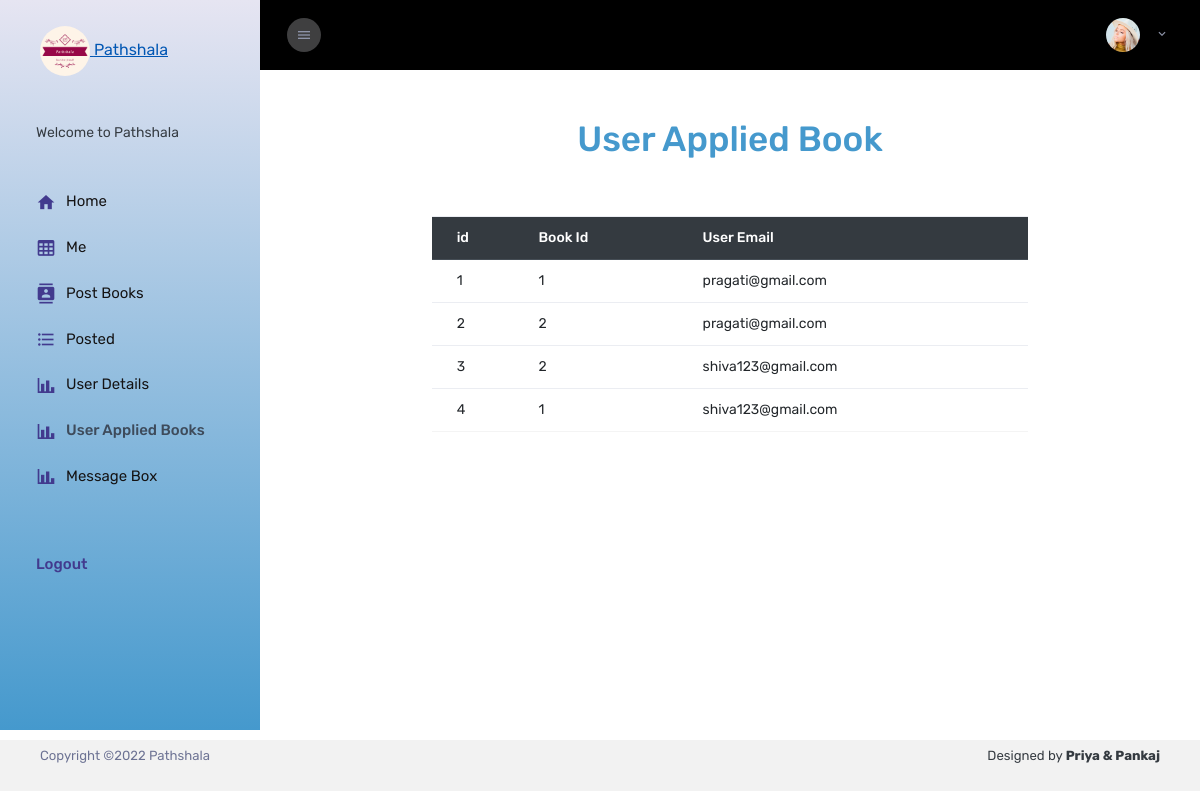
The app's page /Admin/user_applied.php with its own data.
### tables this page shows
CREATE TABLE `bookapplied` (
  `id` int(11) NOT NULL,
  `bid` int(10) NOT NULL,
  `useremail` varchar(255) NOT NULL
);

### Admin/user_applied.php (the view, shortened to what this page needs)
<!DOCTYPE html>
<html lang="en">
  <head>
    <link rel="stylesheet" href="assets/vendors/mdi/css/materialdesignicons.min.css" />
    <link rel="stylesheet" href="assets/vendors/flag-icon-css/css/flag-icon.min.css" />
    <link rel="stylesheet" href="assets/vendors/css/vendor.bundle.base.css" />
    <link rel="stylesheet" href="assets/vendors/font-awesome/css/font-awesome.min.css" />
   <link rel="stylesheet" href="assets/css/style.css" />
    <link rel="stylesheet" href="https://cdnjs.cloudflare.com/ajax/libs/font-awesome/6.0.0/css/all.min.css">
  </head>
  <body>
    <div class="container-scroller">
      <nav class="sidebar sidebar-offcanvas" id="sidebar">
        <div class="text-center sidebar-brand-wrapper d-flex align-items-center">
          <a class="sidebar-brand brand-logo" href="#"><img src="../image/logom.png" id="logo" /> <span>Pathshala</span></a>
         <br><br>
        </div>
        <ul class="nav">
          <li class="nav-item nav-profile">
            <br><br>
              <div class="nav-profile-text d-flex flex-column pr-3">
                <span>Welcome to Pathshala</span><br>
              </div>
          </li>
          <li class="nav-item">
            <a class="nav-link" href="admin_index.php">
              <i class="mdi mdi-home menu-icon"></i>
              <span class="menu-title">Home</span>
            </a>
          </li>
          <li class="nav-item">
            <a class="nav-link" href="admin_detail.php">
              <i class="mdi mdi-table-large menu-icon"></i>
              <span class="menu-title">Me</span>
            </a>
          </li>
          <li class="nav-item">
            <a class="nav-link" href="Post_Books.php">
              <i class="mdi mdi-contacts menu-icon"></i>
              <span class="menu-title">Post Books</span>
            </a>
          </li>
          <li class="nav-item">
            <a class="nav-link" href="posted.php">
              <i class="mdi mdi-format-list-bulleted menu-icon"></i>
              <span class="menu-title">Posted</span>
            </a>
          </li>
          <li class="nav-item">
            <a class="nav-link" href="user_details.php">
              <i class="mdi mdi-chart-bar menu-icon"></i>
              <span class="menu-title">User Details</span>
            </a>
          </li>
          <li class="nav-item">
            <a class="nav-link" href="user_applied.php">
              <i class="mdi mdi-chart-bar menu-icon"></i>
              <span class="menu-title">User Applied Books</span>
            </a>
          </li>
          <li class="nav-item">
            <a class="nav-link" href="message.php">
              <i class="mdi mdi-chart-bar menu-icon"></i>
              <span class="menu-title">Message Box</span>
            </a>
          </li>
          <li class="nav-item sidebar-actions">
            <div class="nav-link">
              <div class="mt-4">
                <ul class="mt-4 pl-0">
                  <a href="logout.php"><li>Logout</li></a>
                </ul>
              </div>
            </div>
          </li>
        </ul>
      </nav>
      <div class="container-fluid page-body-wrapper">
        <nav class="navbar col-lg-12 col-12 p-lg-0 fixed-top d-flex flex-row">
          <div class="navbar-menu-wrapper d-flex align-items-stretch justify-content-between">
            <button class="navbar-toggler navbar-toggler align-self-center mr-2" type="button" data-toggle="minimize">
              <i class="mdi mdi-menu"></i>
            </button>
            <ul class="navbar-nav navbar-nav-right ml-lg-auto">
              <li class="nav-item nav-profile dropdown border-0">
                <a class="nav-link dropdown-toggle" id="profileDropdown" href="#" data-toggle="dropdown">
                  <img class="nav-profile-img mr-2" alt="" src="assets/images/faces/face1.jpg" />
                </a>
              </li>
            </ul>
          </div>
        </nav>
        <div class="main-panel">
        <div class="container py-5">
         <h1 class="text-center pb-5" id="head">User Applied Book</h1>
         <div class="row">
          <div class="col-md-8 offset-2">
          <table class="table table-hover">
            <thead class="thead-dark">
              <tr>
                <th>id</th>
                <th>Book Id</th>
                <th>User Email</th>
              </tr>
            </thead>
            <tbody>
              <?php
              include "connection.php";
              $sql="SELECT * FROM bookapplied";
              $query=mysqli_query($con,$sql);
              $rows=mysqli_num_rows($query);
              if($rows==0)
              {
                echo "<h2>No Record found <h2>";
              }
              else{
              while($res=mysqli_fetch_assoc($query))
              {
              ?>
              <tr>
                <td><?php echo $res['id'];?></td>
                <td><?php echo $res['bid'];?></td>
                <td><?php echo $res['useremail'];?></td>
              </tr>
              <?php
              }
            }
              ?>
            </tbody>
          </table>
          </div>
         </div>
        </div>
          <footer class="footer fixed-bottom">
            <div class="d-sm-flex justify-content-center justify-content-sm-between">
              <span class="text-muted d-block text-center text-sm-left d-sm-inline-block">Copyright ©2022 Pathshala</span>
              <span class="float-none float-sm-right d-block mt-1 mt-sm-0 text-center">   Designed by <strong>Priya & Pankaj</strong ></span>
            </div>
          </footer>
        </div>
      </div>
    </div>
  </body>
</html>

### Admin/user_applied.php (style rules this page uses)
#logo { width:50px; height:50px; border-radius: 50px; }
#head { color: #4599cd; }

### records on screen
bookapplied: id "1", bid "1", useremail "pragati@gmail.com"
bookapplied: id "2", bid "2", useremail "pragati@gmail.com"
bookapplied: id "3", bid "2", useremail "shiva123@gmail.com"
bookapplied: id "4", bid "1", useremail "shiva123@gmail.com"
